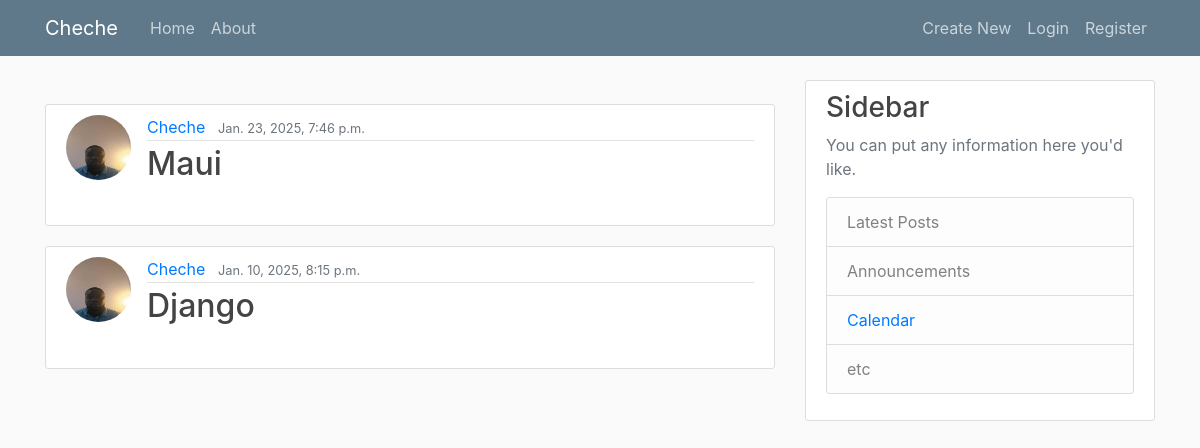
The app's page /, older data.
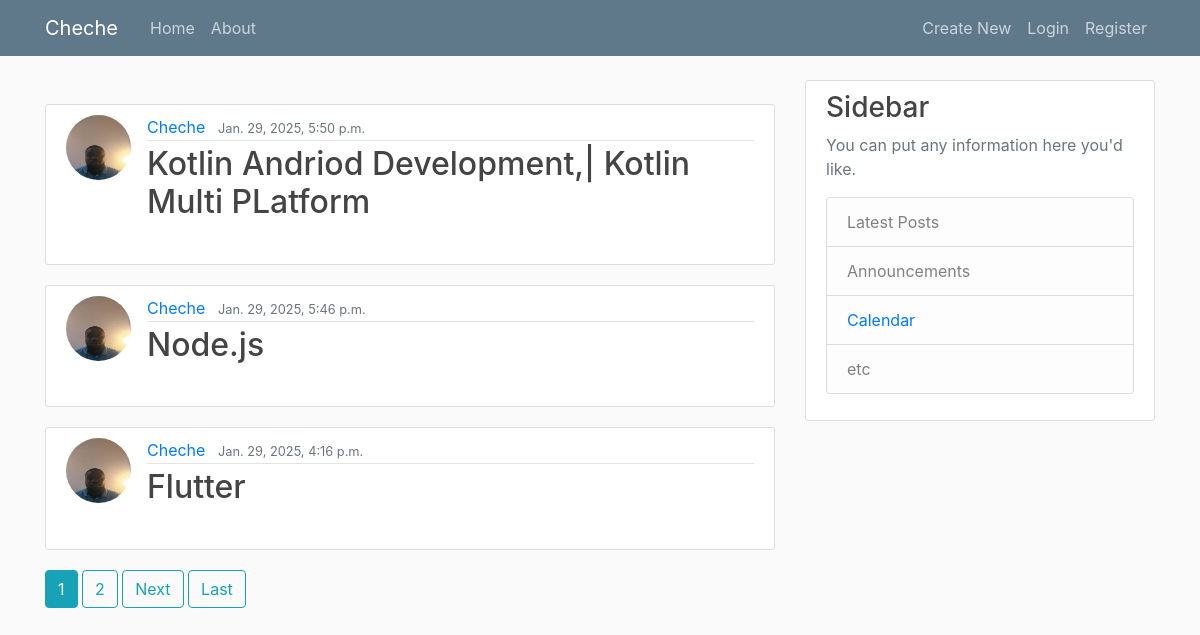
The same page, newer data.
### blog/models.py (models this page shows, shortened)
class Post(models.Model):
    title = models.CharField(max_length=100)
    content = models.TextField()
    date_posted = models.DateTimeField(default=timezone.now)
    author = models.ForeignKey(User, on_delete=models.CASCADE)
    class Meta:
        ordering = ['-date_posted']
        verbose_name_plural = "Posts"
    def get_absolute_url(self):
     return reverse('post-detail', kwargs={'pk': self.pk})  # Ensure 'post-detail' is correct here

### users/models.py (models this page shows, shortened)
class Profile(models.Model):
    user = models.OneToOneField(User, on_delete=models.CASCADE)
    email = models.EmailField(max_length=100, blank=True, null=True)
    phone = models.CharField(max_length=20, blank=True)
    bio = models.TextField(max_length=500, blank=True)
    location = models.CharField(max_length=30, blank=True)
    birth_date = models.DateField(null=True, blank=True)
    image = models.ImageField(default="default.jpg",upload_to='images/', blank=True)
    class Meta:
        verbose_name = 'Profile'
        verbose_name_plural = 'Profiles'

### blog/views.py (the view)
# urls.py: path("", PostListView.as_view(), name="home"), # PostListView.as_view() is a class-based view
class PostListView(ListView):
    model = Post
    template_name = 'blog/index.html'
    context_object_name = 'posts'
    ordering = ['-date_posted']
    paginate_by = 3

### blog/templates/blog/index.html (shortened to what this page needs)
{% extends 'base.html' %} <br />
{% block content %} <br />
{% for post in posts %}
<article class="media content-section">
  <img
    class="rounded-circle article-img"
    src="{{ post.author.profile.image.url }}"
  />
  <div class="media-body">
    <div class="article-metadata">
     <a class="mr-2" href="{% url 'user-posts' post.author.username %}">{{ post.author|capfirst }}</a>
      <small class="text-muted">{{ post.date_posted }}</small>
    </div>
    <h2>
      <a class="article-title" href="{{ post.get_absolute_url }}"
        >{{ post.title }}</a>
    </h2>
  </div>
</article>
{% endfor %}
 {% if is_paginated %}
      {% for num in page_obj.paginator.page_range %}
        {% if page_obj.number == num %}
          <a class="btn btn-info mb-4" href="?page={{ num }}">{{ num }}</a>
        {% elif num > page_obj.number|add:'-3' and num < page_obj.number|add:'3' %}
          <a class="btn btn-outline-info mb-4" href="?page={{ num }}">{{ num }}</a>
        {% endif %}
      {% endfor %}
      {% if page_obj.has_next %}
        <a class="btn btn-outline-info mb-4" href="?page={{ page_obj.next_page_number }}">Next</a>
        <a class="btn btn-outline-info mb-4" href="?page={{ page_obj.paginator.num_pages }}">Last</a>
      {% endif %}
    {% endif %}
 {% endblock %}

### blog/templates/base.html (shortened to what this page needs)
{% load static %}
<!DOCTYPE html>
<html lang="en">
  <head>
    <link
      rel="stylesheet"
      href="https://cdn.jsdelivr.net/npm/bootstrap@4.0.0/dist/css/bootstrap.min.css"
    />
<link rel="stylesheet" href="{% static 'blog/main.css' %}">
  </head>
  <body>
 <main role="main" class="container">
  <div class="row">
    {% include 'nav.html' %}
    <div class="col-md-8">
      {% block content %}{% endblock %}
    </div>
    <div class="col-md-4">
      <div class="content-section">
        <h3>Sidebar</h3>
        <p class='text-muted'>You can put any information here you'd like.
          <ul class="list-group">
            <li class="list-group-item list-group-item-light">Latest Posts</li>
            <li class="list-group-item list-group-item-light">Announcements</li>
<li class="list-group-item list-group-item-light"><a href="{% url 'calendar' %}">Calendar</a></li>
            <li class="list-group-item list-group-item-light">etc</li>
          </ul>
        </p>
      </div>
    </div>
  </div>
</main>
  </body>
</html>

### blog/templates/nav.html (shortened to what this page needs)
<header class="site-header">
  <nav class="navbar navbar-expand-md navbar-dark bg-steel fixed-top">
    <div class="container">
      <a class="navbar-brand mr-4" href="{% url 'home' %}"> Cheche</a>
      <div class="collapse navbar-collapse" id="navbarToggle">
        <div class="navbar-nav mr-auto">
          <a class="nav-item nav-link" href="{% url 'home' %}">Home</a>
          <a class="nav-item nav-link" href="{% url 'about' %}">About</a>
        </div>
        <div class="navbar-nav">
          <a class="nav-item nav-link" href="{% url 'post-create' %}">Create New</a>
          {% if user.is_authenticated %}
          <a class="nav-item nav-link" href="{% url 'profile' %}">Profile</a>
          <form action="{% url 'logout' %}" method="post" class="d-inline">
            {% csrf_token %}
            <button type="submit" class="btn btn-outline-dark">Log Out</button>
          </form>
          {% else %}
          <a class="nav-item nav-link" href="{% url 'login' %}">Login</a>
          <a class="nav-item nav-link" href="{% url 'signup' %}">Register</a>
          {% endif %}
        </div>
      </div>
    </div>
  </nav>
</header>

### blog/static/blog/main.css (style rules this page uses)
body { background: #fafafa; color: #333333; margin-top: 5rem; }
h1, h2, h3, h4, h5, h6 { color: #444444; }
ul { margin: 0; }
.bg-steel { background-color: #5f788a; }
.site-header .navbar-nav .nav-link { color: #cbd5db; }
.content-section { background: #ffffff; padding: 10px 20px; border: 1px solid #dddddd; border-radius: 3px; margin-bottom: 20px; }
.article-title { color: #444444; }
.article-img { height: 65px; width: 65px; margin-right: 16px; }
.article-metadata { padding-bottom: 1px; margin-bottom: 4px; border-bottom: 1px solid #e3e3e3 }

Row changes from the older to the newer data that the page shows:
no longer on this page (row edited): Post: author.profile.image (picture), author "Cheche", date_posted "Jan. 23, 2025, 7:46 p.m.", title "Maui"
no longer on this page (row unchanged): Post: author.profile.image (picture), author "Cheche", date_posted "Jan. 10, 2025, 8:15 p.m.", title "Django"
added Post: author.profile.image (picture), author "Cheche", date_posted "Jan. 29, 2025, 5:50 p.m.", title "Kotlin Andriod Development,| Kotlin Multi PLatform"
added Post: author.profile.image (picture), author "Cheche", date_posted "Jan. 29, 2025, 5:46 p.m.", title "Node.js"
added Post: author.profile.image (picture), author "Cheche", date_posted "Jan. 29, 2025, 4:16 p.m.", title "Flutter"
Text that changed along with them:
new list line: "1"
new list line: "2"
text now shown: "Next Last"
